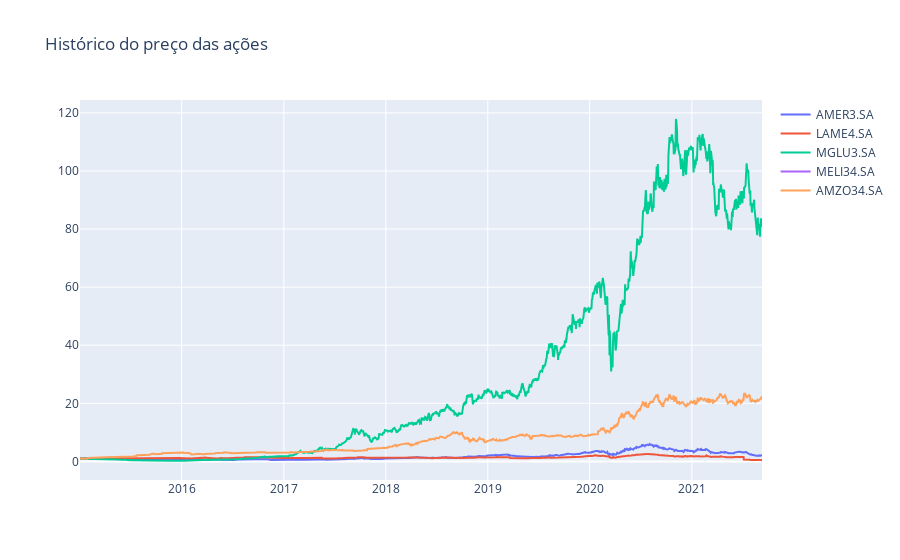

Notebook code for this chart:
### Markdown cell above
### Histórico do preço das ações

### Code cell
figura = px.line(title = "Histórico do preço das ações")

for iterador in acoes_df_normalizado.drop(["Date", "^BVSP"], axis=1):
    figura.add_scatter(x = acoes_df_normalizado["Date"], y = acoes_df_normalizado[iterador], name = iterador)

figura.show()

### Figure 1 — Plotly figure (JSON) as saved in the notebook; plotly's stock layout.template omitted (floating-point values rounded to 4 significant figures; data arrays with more than 128 entries replaced by an {"elided": "..."} marker saying what was removed)
{"data": [{"name": "AMER3.SA", "type": "scatter", "x": {"elided": "1658 str values"}, "y": {"elided": "1658 float values"}}, {"name": "LAME4.SA", "type": "scatter", "x": {"elided": "1658 str values"}, "y": {"elided": "1658 float values"}}, {"name": "MGLU3.SA", "type": "scatter", "x": {"elided": "1658 str values"}, "y": {"elided": "1658 float values"}}, {"name": "MELI34.SA", "type": "scatter", "x": {"elided": "1658 str values"}, "y": {"elided": "1658 null values"}}, {"name": "AMZO34.SA", "type": "scatter", "x": {"elided": "1658 str values"}, "y": {"elided": "1658 float values"}}], "layout": {"legend": {"tracegroupgap": 0}, "title": {"text": "Histórico do preço das ações"}, "xaxis": {"anchor": "y", "domain": [0, 1]}, "yaxis": {"anchor": "x", "domain": [0, 1]}}}
